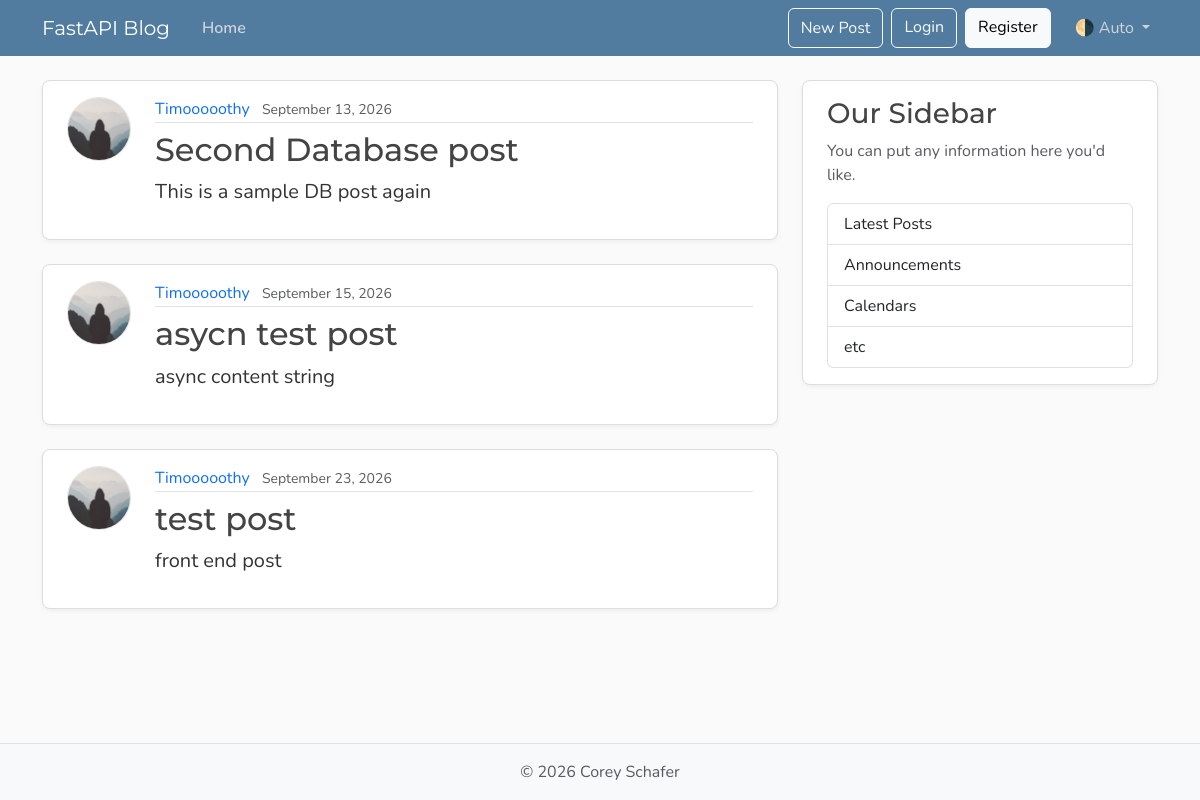
The page /posts on the database its author committed.
### models.py (models this page shows, shortened)
class Post(Base):
    __tablename__ = "posts"
    id: Mapped[int] = mapped_column(Integer, primary_key=True, index=True)
    title: Mapped[str] = mapped_column(String(100), nullable=False)
    content: Mapped[str] = mapped_column(Text, nullable=False)
    user_id: Mapped[int] = mapped_column(
        ForeignKey("users.id"),
        nullable=False,
        index=True,
    )
    date_posted: Mapped[datetime] = mapped_column(
        DateTime(timezone=True),
        default=lambda: datetime.now(UTC),
    )
    author: Mapped[User] = relationship(back_populates="posts")

class User(Base):
    __tablename__ = "users"
    id: Mapped[int] = mapped_column(Integer, primary_key=True, index=True)
    username: Mapped[str] = mapped_column(String(50), unique=True, nullable=False)
    email: Mapped[str] = mapped_column(String(120), unique=True, nullable=False)
    image_file: Mapped[str | None] = mapped_column(
        String(200),
        nullable=True,
        default=None,
    )
    posts: Mapped[list[Post]] = relationship(back_populates="author", cascade = "all, delete-orphan")

### main.py (the view)
@app.get("/", include_in_schema=False, name="home")
@app.get("/posts", include_in_schema=False, name="posts")
async def home(request: Request, db: Annotated[AsyncSession, Depends(get_db)]):
    result = await db.execute(
        select(models.Post).options(selectinload(models.Post.author)),
    )
    posts = result.scalars().all()
    return templates.TemplateResponse(
        request,
        "home.html",
        {"posts": posts, "title": "Home"},
    )

### templates/home.html
{% extends "layout.html" %}
{% block content %}
  {% for post in posts %}
    <article class="content-section py-3 px-4 mb-4">
      <div class="d-flex align-items-start gap-4">
        <img class="rounded-circle article-img flex-shrink-0"
             src="{{ post.author.image_path }}"
             alt="{{ post.author.username }}'s profile picture"
             width="64"
             height="64"
             loading="lazy">
        <div class="flex-grow-1">
          <div class="article-metadata mb-2">
            <a class="me-2"
               href="{{ url_for("user_posts", user_id=post.author.id) }}">{{ post.author.username }}</a>
            <small class="text-body-secondary">{{ post.date_posted.strftime("%B %d, %Y") }}</small>
          </div>
          <h2>
            <a class="article-title"
               href="{{ url_for("post_page", post_id=post.id) }}">{{ post.title }}</a>
          </h2>
          <p class="article-content">{{ post.content }}</p>
        </div>
      </div>
    </article>
  {% endfor %}
{% endblock content %}

### static/css/main.css (style rules this page uses)
:root { --font-heading: "Montserrat", system-ui, -apple-system, BlinkMacSystemFont, sans-serif; --font-body: "Nunito", system-ui, -apple-system, BlinkMacSystemFont, sans-serif; --color-bg-body: #fafafa; --color-bg-content: #ffffff; --color-text-primary: #333333; --color-text-heading: #444444; --color-steel: #527c9f; --color-nav-link: #cbd5db; --color-nav-link-hover: #ffffff; --color-link-hover: #428bca; --color-border: #dddddd; --color-border-light: #e3e3e3; --spacing-xl: 5rem; --article-img-size: 4rem; --account-img-size: 7.813rem; }
body { font-family: var(--font-body); background: var(--color-bg-body); color: var(--color-text-primary); }
h1, h2, h3, h4, h5, h6 { font-family: var(--font-heading); color: var(--color-text-heading); }
a { text-decoration: none; }
.content-section { background: var(--color-bg-content); border: 1px solid var(--color-border); border-radius: 0.5rem; box-shadow: 0 2px 4px rgba(15, 23, 42, 0.05); transition: box-shadow 0.15s ease, transform 0.15s ease, border-color 0.15s ease; }
.article-title { color: var(--color-text-heading); transition: color 0.2s ease-in-out; }
.article-content { white-space: pre-line; font-size: 1.25rem; }
.article-img { height: var(--article-img-size); width: var(--article-img-size); flex-shrink: 0; object-fit: cover; border: 1px solid var(--color-border-light); box-shadow: 0 0 0 2px var(--color-bg-content); }
.article-metadata { padding-bottom: 0.063rem; border-bottom: 1px solid var(--color-border-light); }
.article-metadata a { transition: color 0.2s ease-in-out; }

### rows shown on the page
Post: author.username "Timooooothy", date_posted "September 13, 2026", title "Second Database post", content "This is a sample DB post again"
Post: author.username "Timooooothy", date_posted "September 15, 2026", title "asycn test post", content "async content string"
Post: author.username "Timooooothy", date_posted "September 23, 2026", title "test post", content "front end post"
